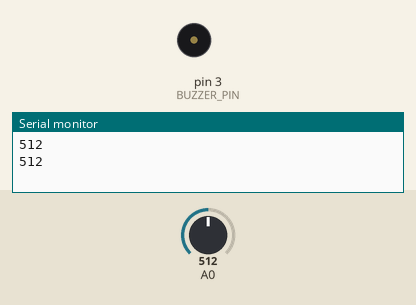
Recording of a sketch running on a simulated Arduino Uno, built with avr-gcc and run on an emulated ATmega328P. On the bench: buzzer (waves = sounding), the last lines printed to the serial monitor. The test bench sets the inputs (shaded band); at power-on: A0 = 512.

Above: at 1.8 s.
1.9 s: A0 set to 821
3.4 s: A0 set to 847
At 5.1 s:
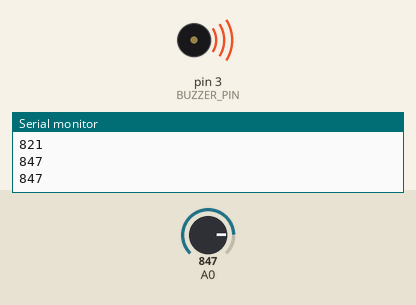
Timing chart, 0 to 6.6 s (numbered marks = the images above; inputs shaded):
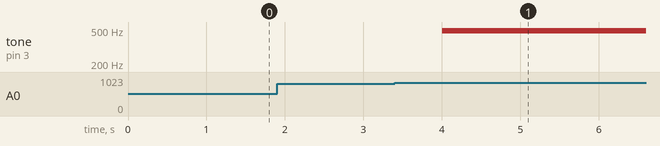

Measured:
- the behaviour switches between 830 and 831 on A0 (found by bisection; images 0 and 1)
- after the input at 3.4 s, tone on pin 3 (BUZZER_PIN): silent → 490 Hz after 0.60 s

The sketch:

detection_code.ino
```cpp
#define BUZZER_PIN 3

void setup()
{
  pinMode(BUZZER_PIN, OUTPUT);
  Serial.begin(9600);
}

void loop()
{
  int sensorValue = analogRead(A0);
  Serial.println(sensorValue);
  if (sensorValue > 830)
  {
    analogWrite(BUZZER_PIN, 50);
  }
  else
  {
    analogWrite(BUZZER_PIN, 0);
  }
  delay(1000);
}
```
